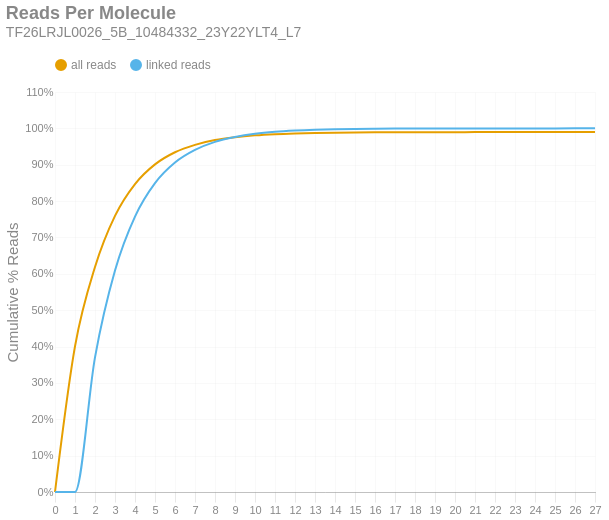

The cell this chart's notebook holds for it:
### Markdown cell above
### Reads per Molecule
This chart shows the cumulative distribution of the number of reads per linked molecule. That is, how many alignments are associated with a unique molecule. This excludes the number of reads associated with invalid or absent linked-read barcodes. The `linked` histogram is the percentages recalculated when disregarding singletons.

### Code cell
if SKIPLR:
    print_html(f"Skipped")
else:
    counts = np.bincount(valids['reads'].cast(pl.Int64).to_numpy())
    weighted = counts * np.arange(len(counts))
    all_perc = weighted / n_reads
    linked_perc = weighted / n_linked_reads
    linked_perc[1] = 0
    binned_df = pl.DataFrame({
        'readsper': list(range(len(counts))),
        'all reads (cumsum)': np.cumsum(all_perc).tolist(),
        'linked reads (cumsum)': np.cumsum(linked_perc).tolist(),
    })

    with SafeRender(binned_df):
        (
            density_plot(binned_df, 'Reads Per Molecule', samplename, 'readspmol')
            .encode(
                x=alt.X('readsper:O', title=None).axis(labelAngle=0).scale(padding=0),
                y=alt.Y('value:Q', title='Cumulative % Reads').axis(format='%').stack(False),
                color=alt.Color("key:N").scale(domain=["all reads", "linked reads"]),
                tooltip=[
                    alt.Tooltip("key:N", title="Data Type"),
                    alt.Tooltip("readsper:O", title="Reads Per Molecule"),
                    alt.Tooltip("value:Q", format=".2%", title="% Reads (Cum.)")
                ]            
            )
        ).display()

### Figure 1 — Vega-Lite specification as saved in the notebook (floating-point values rounded to 4 significant figures)
{"width": "container", "height": 400, "config": {"title": {"anchor": "start", "dy": -15, "fontSize": 18, "color": "#888888", "subtitleColor": "#888888", "subtitleFontSize": 14}, "arc": {"fill": "#0072B2"}, "axis": {"domainColor": "#888888", "domainWidth": 0.5, "gridWidth": 0.2, "grid": false, "titleFontWeight": 400, "titleFontSize": 15, "labelFontSize": 11, "labelColor": "#888888", "tickColor": "#888888", "tickWidth": 0.2, "titleColor": "#888888"}, "axisBand": {"grid": false}, "axisX": {"grid": true, "tickSize": 10, "domainCap": "round"}, "axisY": {"domain": false, "grid": true, "tickSize": 0, "domainCap": "round"}, "background": "transparent", "header": {"labelFontSize": 15, "labelColor": "#888888", "titleFontSize": 15, "titleFontWeight": 600, "titleColor": "#888888"}, "legend": {"labelFont": "sans-serif", "labelFontSize": 12, "labelColor": "#888888", "symbolSize": 100, "symbolType": "circle", "titleFontSize": 12, "titlePadding": 10, "titleColor": "#888888", "title": null, "orient": "top"}, "range": {"category": ["#E69F00", "#56B4E9", "#009E73", "#F0E442", "#0072B2", "#D55E00", "#CC79A7", "#000000"], "diverging": ["#cfe8f3", "#a2d4ec", "#73bfe2", "#46abdb", "#1696d2", "#12719e"]}, "area": {"fill": "#0072B2", "fillOpacity": 0.7, "line": true, "strokeOpacity": 0.7}, "line": {"color": "#0072B2", "stroke": "#0072B2", "strokeWidth": 2}, "trail": {"color": "#0072B2", "stroke": "#0072B2", "strokeWidth": 0, "size": 1}, "point": {"filled": true, "fillOpacity": 1.0, "size": 95}, "text": {"color": "#888888", "fontSize": 11, "align": "right", "fontWeight": 400, "size": 11}, "bar": {"fill": "#0072B2", "stroke": null}, "view": {"stroke": null, "continuousWidth": 660, "continuousHeight": 400}}, "data": {"name": "data-89b90ef474d83f71cb43f69e36ce97c3"}, "mark": {"type": "line", "interpolate": "monotone", "point": {"opacity": 0, "size": 275}}, "encoding": {"color": {"field": "key", "scale": {"domain": ["all reads", "linked reads"]}, "type": "nominal"}, "tooltip": [{"field": "key", "title": "Data Type", "type": "nominal"}, {"field": "readsper", "title": "Reads Per Molecule", "type": "ordinal"}, {"field": "value", "format": ".2%", "title": "% Reads (Cum.)", "type": "quantitative"}], "x": {"axis": {"labelAngle": 0}, "field": "readsper", "scale": {"padding": 0}, "title": null, "type": "ordinal"}, "y": {"axis": {"format": "%"}, "field": "value", "stack": false, "title": "Cumulative % Reads", "type": "quantitative"}}, "params": [{"name": "param_c36ac31b6afebe62", "select": {"type": "point", "fields": ["key"]}, "bind": "legend"}], "title": {"text": "Reads Per Molecule", "subtitle": "TF26LRJL0026_5B_10484332_23Y22YLT4_L7"}, "transform": [{"fold": ["all reads (cumsum)", "linked reads (cumsum)"]}, {"calculate": "replace(datum.key, ' (cumsum)', '')", "as": "key"}, {"filter": {"param": "param_c36ac31b6afebe62"}}], "usermeta": {"embedOptions": {"downloadFileName": "TF26LRJL0026_5B_10484332_23Y22YLT4_L7.readspmol"}}, "$schema": "https://vega.github.io/schema/vega-lite/v6.4.1.json", "datasets": {"data-89b90ef474d83f71cb43f69e36ce97c3": [{"readsper": 0, "all reads (cumsum)": 0.0, "linked reads (cumsum)": 0.0}, {"readsper": 1, "all reads (cumsum)": 0.4003, "linked reads (cumsum)": 0.0}, {"readsper": 2, "all reads (cumsum)": 0.6186, "linked reads (cumsum)": 0.3704}, {"readsper": 3, "all reads (cumsum)": 0.7592, "linked reads (cumsum)": 0.6089}, {"readsper": 4, "all reads (cumsum)": 0.8467, "linked reads (cumsum)": 0.7574}, {"readsper": 5, "all reads (cumsum)": 0.9009, "linked reads (cumsum)": 0.8494}, {"readsper": 6, "all reads (cumsum)": 0.9343, "linked reads (cumsum)": 0.906}, {"readsper": 7, "all reads (cumsum)": 0.9547, "linked reads (cumsum)": 0.9406}, {"readsper": 8, "all reads (cumsum)": 0.9678, "linked reads (cumsum)": 0.9627}, {"readsper": 9, "all reads (cumsum)": 0.9756, "linked reads (cumsum)": 0.976}, {"readsper": 10, "all reads (cumsum)": 0.9808, "linked reads (cumsum)": 0.9849}, {"readsper": 11, "all reads (cumsum)": 0.9841, "linked reads (cumsum)": 0.9905}, {"readsper": 12, "all reads (cumsum)": 0.9861, "linked reads (cumsum)": 0.9939}, {"readsper": 13, "all reads (cumsum)": 0.9875, "linked reads (cumsum)": 0.9962}, {"readsper": 14, "all reads (cumsum)": 0.9883, "linked reads (cumsum)": 0.9975}, {"readsper": 15, "all reads (cumsum)": 0.9888, "linked reads (cumsum)": 0.9984}, {"readsper": 16, "all reads (cumsum)": 0.9891, "linked reads (cumsum)": 0.9989}, {"readsper": 17, "all reads (cumsum)": 0.9893, "linked reads (cumsum)": 0.9993}, {"readsper": 18, "all reads (cumsum)": 0.9895, "linked reads (cumsum)": 0.9996}, {"readsper": 19, "all reads (cumsum)": 0.9896, "linked reads (cumsum)": 0.9998}, {"readsper": 20, "all reads (cumsum)": 0.9896, "linked reads (cumsum)": 0.9999}, {"readsper": 21, "all reads (cumsum)": 0.9897, "linked reads (cumsum)": 0.9999}, {"readsper": 22, "all reads (cumsum)": 0.9897, "linked reads (cumsum)": 0.9999}, {"readsper": 23, "all reads (cumsum)": 0.9897, "linked reads (cumsum)": 0.9999}, {"readsper": 24, "all reads (cumsum)": 0.9897, "linked reads (cumsum)": 1.0}, {"readsper": 25, "all reads (cumsum)": 0.9897, "linked reads (cumsum)": 1.0}, {"readsper": 26, "all reads (cumsum)": 0.9897, "linked reads (cumsum)": 1.0}, {"readsper": 27, "all reads (cumsum)": 0.9897, "linked reads (cumsum)": 1.0}]}}
